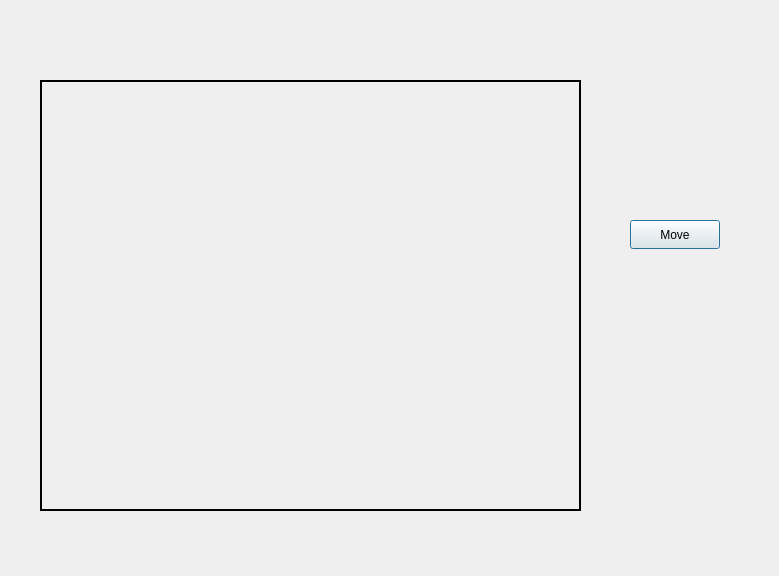
<?xml version="1.0" encoding="UTF-8"?>
<ui version="4.0">
 <class>MainWindow</class>
 <widget class="QDialog" name="MainWindow">
  <property name="geometry">
   <rect>
    <x>0</x>
    <y>0</y>
    <width>779</width>
    <height>576</height>
   </rect>
  </property>
  <property name="windowTitle">
   <string>Dialog</string>
  </property>
  <widget class="QLabel" name="tilePreview">
   <property name="geometry">
    <rect>
     <x>40</x>
     <y>80</y>
     <width>541</width>
     <height>431</height>
    </rect>
   </property>
   <property name="frameShape">
    <enum>QFrame::Shape::Box</enum>
   </property>
   <property name="lineWidth">
    <number>2</number>
   </property>
   <property name="text">
    <string/>
   </property>
  </widget>
  <widget class="QPushButton" name="moveButton">
   <property name="geometry">
    <rect>
     <x>630</x>
     <y>220</y>
     <width>90</width>
     <height>29</height>
    </rect>
   </property>
   <property name="text">
    <string>Move</string>
   </property>
  </widget>
  <widget class="QLabel" name="background">
   <property name="geometry">
    <rect>
     <x>0</x>
     <y>0</y>
     <width>781</width>
     <height>571</height>
    </rect>
   </property>
   <property name="text">
    <string/>
   </property>
  </widget>
 </widget>
 <resources/>
 <connections/>
</ui>
